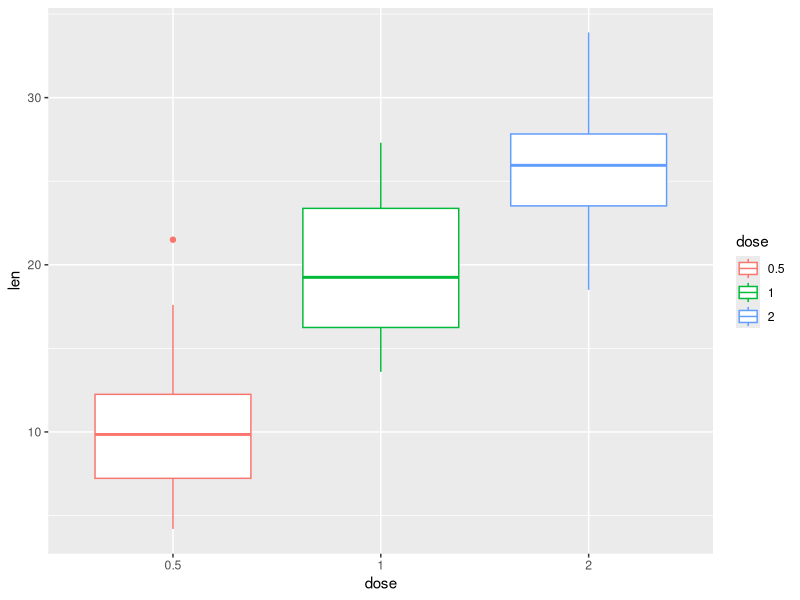
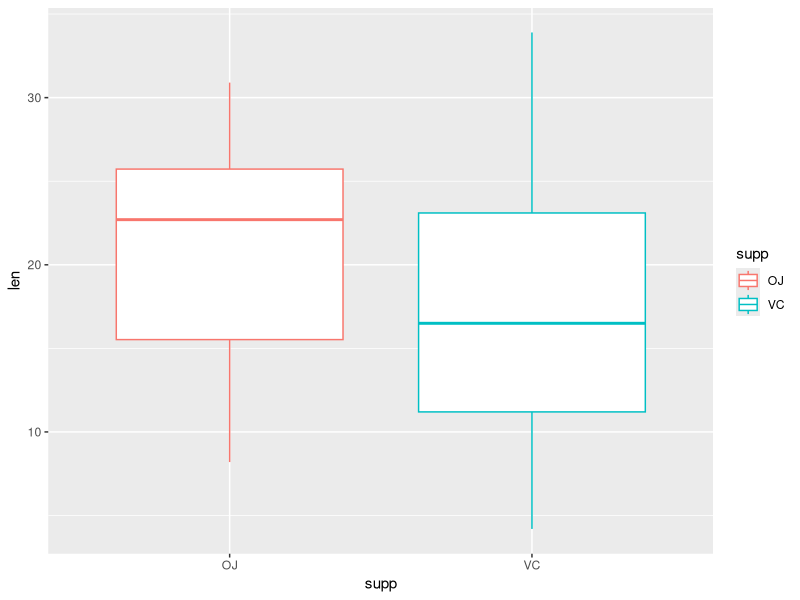
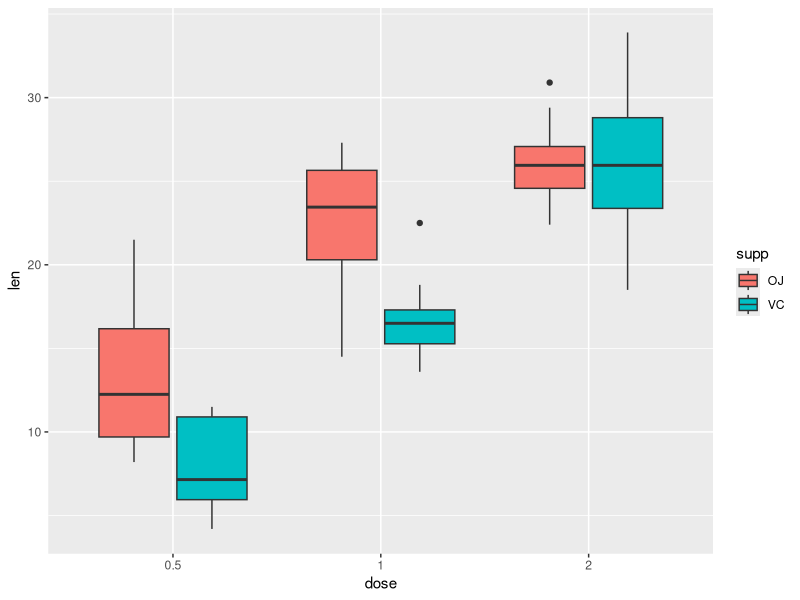
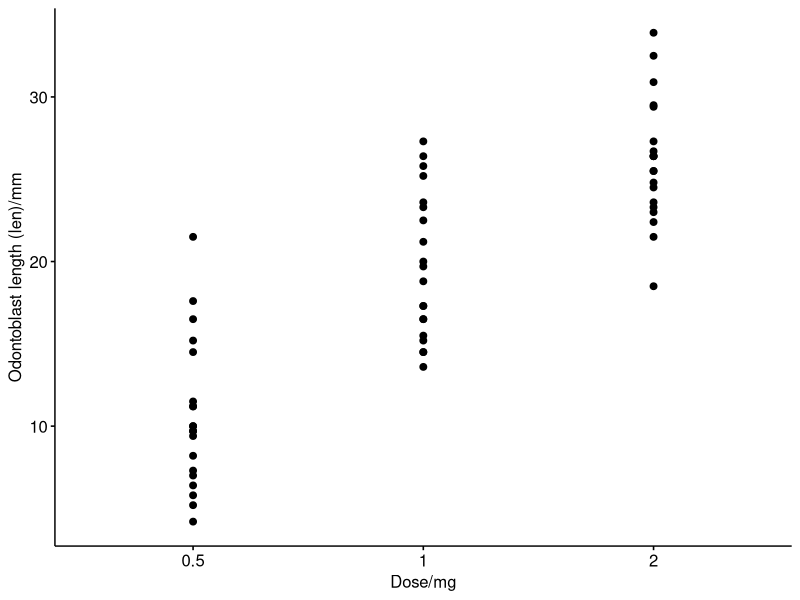

The R source for these figures, in order:
## ---- chunk 1
knitr::opts_chunk$set(echo = TRUE)
## ---- chunk 2
library(dbplyr)
library(ggplot2)
if(!file.exists("~/data")){dir.create("~/data")}
## ---- chunk 3
library(dplyr)
data(ToothGrowth)
summary(ToothGrowth)
## ---- chunk 4
ToothGrowth %>% 
     group_by(supp,dose) %>%
    summarize(lenmean=mean(len), lensd=sd(len), count= n())
## ---- chunk 5
library(ggplot2)
ToothGrowth$dose <- as.factor(ToothGrowth$dose)
ggplot(ToothGrowth, aes(x=dose, y=len, color=dose)) +
  geom_boxplot()
## ---- chunk 6
ToothGrowth$supp <- as.factor(ToothGrowth$supp)
ggplot(ToothGrowth, aes(x=supp, y=len, color=supp)) +
  geom_boxplot()
## ---- chunk 7
t.test(len ~ supp, data = ToothGrowth)$conf.int
t.test(len ~ supp, data = ToothGrowth)$p.value
## ---- chunk 8
t.test(len ~ supp, data =ToothGrowth[ToothGrowth$dose == 2,])$conf.int
t.test(len ~ supp, data =ToothGrowth[ToothGrowth$dose == 2,])$p.value
## ---- chunk 9
t.test(len ~ supp, data =ToothGrowth[ToothGrowth$dose == 1,])$conf.int
t.test(len ~ supp, data =ToothGrowth[ToothGrowth$dose == 1,])$p.value
## ---- chunk 10
t.test(len ~ supp, data =ToothGrowth[ToothGrowth$dose == 0.5,])$conf.int
t.test(len ~ supp, data =ToothGrowth[ToothGrowth$dose == 0.5,])$p.value
## ---- chunk 11
ggplot(ToothGrowth, aes(x=dose, y=len, fill=supp)) +
  geom_boxplot()
## ---- chunk 12
library(ggpubr)
ggscatter(ToothGrowth, x = "dose", y = "len",  
          add = "reg.line", conf.int = TRUE, 
          cor.coef = TRUE, cor.method = "pearson",
          xlab = "Dose/mg", ylab = "Odontoblast length (len)/mm")
ToothGrowth$dose1<- as.numeric(ToothGrowth$dose)
correl <- cor.test(ToothGrowth$dose1, ToothGrowth$len, 
                    method = "pearson")
correl
